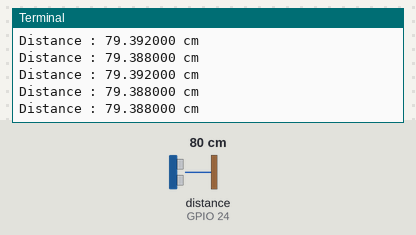
Simulated run of this program. Board: Raspberry Pi (BCM pin numbers). Shown: the last lines printed to the terminal. The test bench sets the inputs (shaded band); at power-on: distance to the obstacle (sensor on GPIO 24) 80 cm. The echo pulse lasts 58.3 µs per cm; the clock reads 2024-03-15 10:24:30 at power-on unless the program sets it.

Above: at 1.7 s.
1.8 s: distance to the obstacle (sensor on GPIO 24) set to 2 cm
At 1.87 s:
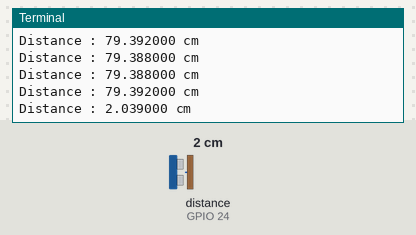
3.3 s: distance to the obstacle (sensor on GPIO 24) set to 4 cm
At 3.39 s:
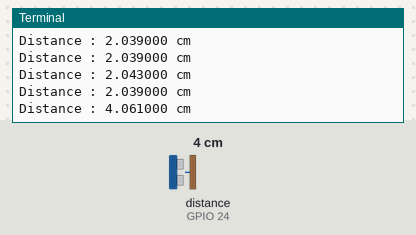
Timing chart, 0 to 6.3 s (numbered marks = the images above; inputs shaded):
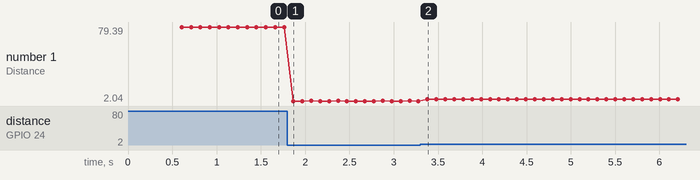

The program:

sonar_sensor.py
```python
#!/usr/bin/env python

import RPi.GPIO as gpio
import time
import sys
import signal

def signal_handler(signal, frame): # ctrl + c -> exit program
        print('You pressed Ctrl+C!')
        sys.exit(0)
signal.signal(signal.SIGINT, signal_handler)

gpio.setmode(gpio.BCM)
trig = 23 # 7th
echo = 24 # 6th

gpio.setup(trig, gpio.OUT)
gpio.setup(echo, gpio.IN)

time.sleep(0.5)
print ('-----------------------------------------------------------------sonar start')
try :
    while True :
        gpio.output(trig, False)
        time.sleep(0.1)
        gpio.output(trig, True)
        time.sleep(0.00001)
        gpio.output(trig, False)
        while gpio.input(echo) == 0 :
            pulse_start = time.time()
        while gpio.input(echo) == 1 :
            pulse_end = time.time()
        pulse_duration = pulse_end - pulse_start
        distance = pulse_duration * 17000
        if pulse_duration >=0.01746:
            print('time out')
            continue
        elif distance > 300 or distance==0:
            print('out of range')
            continue
        distance = round(distance, 3)
        print ('Distance : %f cm'%distance)

except (KeyboardInterrupt, SystemExit):
    gpio.cleanup()
    sys.exit(0)
except:
    gpio.cleanup()
```

Measured:
- after the input at 1.8 s, the terminal: prints a new line after 0.07 s (image 1)
- after the input at 3.3 s, the terminal: prints a new line after 0.08 s (image 2)
- plotted number 1: 79.39 → 2.04 after the input at 1.8 s, 2.04 → 4.07 after the input at 3.3 s
